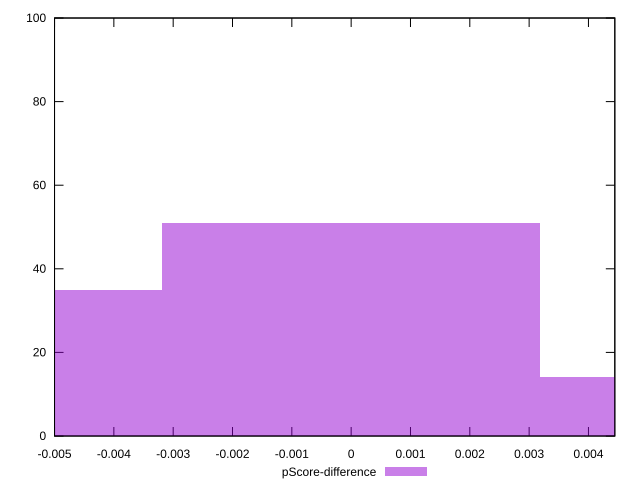

Generate this figure with gnuplot:
reset

$pScoreDifference <<EOF
0.0063765741097639795 14
0 51
-0.0063765741097639795 35
EOF

set key outside below
set boxwidth 0.0063765741097639795
set xrange [-0.0050000000000000044:0.004444444444444473]
set yrange [0:100]
set trange [0:100]
set style fill transparent solid 0.5 noborder
set terminal svg size 640, 490 enhanced background rgb 'white'
set output "report_00015_2021-02-09T16-11-33.973Z/unused-css-rules/samples/pages/pScore-difference/histogram.svg"

plot $pScoreDifference title "pScore-difference" with boxes

reset
